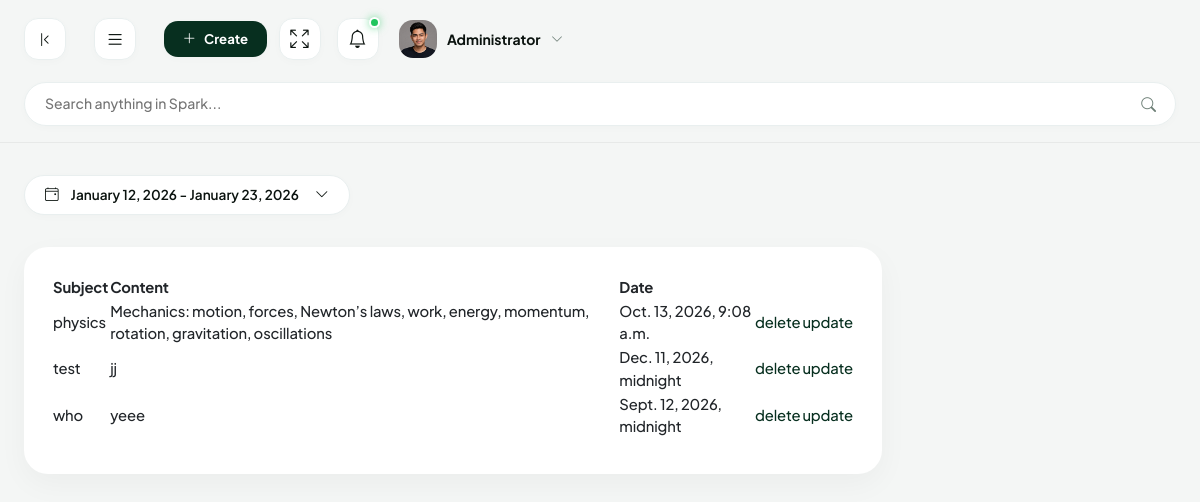
The app's page /content_view with its own data.
### todo_app/models.py (models this page shows)
class TodoModel(models.Model):
    subject = models.CharField(max_length=100)
    content = models.TextField()
    date = models.DateTimeField()

### todo_app/views.py (the view)
# urls.py: path('content_view',views.content_view,name='content_view'),
def content_view(request):
    data=TodoModel.objects.all()
    print(data)
    return render(request, 'content_view.html',{'data':data})

### templates/content_view.html (shortened to what this page needs)
<!DOCTYPE html>
{% load static %}
<html lang="en">
<head>
  <link rel="stylesheet" href=" {% static 'assetsdashboard/libs/bootstrap/css/bootstrap.min.css' %} ">
  <link rel="stylesheet" href=" {% static 'assetsdashboard/libs/bootstrap-icons/bootstrap-icons.css' %} ">
  <link rel="stylesheet" href=" {% static 'assetsdashboard/libs/apexcharts/apexcharts.css' %} ">
  <link rel="stylesheet" href=" {% static 'assetsdashboard/libs/flatpickr/flatpickr.min.css' %} ">
  <link rel="stylesheet" href=" {% static 'assetsdashboard/css/main.css' %} ">
</head>
<body>
  <div class="main-wrapper">
    <header class="navbar-custom">
      <div class="navbar-left">
        <button class="btn-desktop-toggle d-none d-xl-flex align-items-center justify-content-center me-3"
          id="desktop-sidebar-toggle" aria-label="Minimize Sidebar">
          <i class="bi bi-chevron-bar-left"></i>
        </button>
        <button class="sidebar-toggle-btn me-2" id="sidebar-toggle" aria-label="Toggle Navigation">
          <i class="bi bi-list"></i>
        </button>
        <div class="dropdown ms-2">
          <button class="btn-quick-action dropdown-toggle" type="button" data-bs-toggle="dropdown" aria-expanded="false"
            id="quick-actions-dropdown">
            <i class="bi bi-plus-lg"></i>
            <span>Create</span>
          </button>
        </div>
      </div>
      <div class="navbar-search-wrapper">
        <input type="text" class="navbar-search-input" placeholder="Search anything in Spark..." id="main-search">
        <button class="navbar-search-btn" aria-label="Search">
          <i class="bi bi-search"></i>
        </button>
      </div>
      <div class="navbar-actions">
        <button class="navbar-action-btn me-1" aria-label="Toggle Fullscreen" id="btn-fullscreen">
          <i class="bi bi-arrows-fullscreen"></i>
        </button>
        <div class="dropdown">
          <button class="navbar-action-btn dropdown-toggle" type="button" data-bs-toggle="dropdown"
            aria-expanded="false" id="btn-notifications" data-bs-auto-close="outside">
            <i class="bi bi-bell"></i>
            <span class="navbar-action-badge"></span>
          </button>
        </div>
        <div class="dropdown ms-2">
          <button class="navbar-profile-btn dropdown-toggle" type="button" data-bs-toggle="dropdown"
            aria-expanded="false" id="profile-dropdown">
            <img src=" {% static 'assetsdashboard/images/avatar.png' %} " alt="Profile Image" class="navbar-profile-img">
            <span class="navbar-profile-name d-none d-md-inline">Administrator</span>
            <i class="bi bi-chevron-down navbar-profile-caret"></i>
          </button>
        </div>
      </div>
    </header>
    <div class="page-header">
      <button class="btn-date-picker" type="button" id="date-picker-trigger">
        <i class="bi bi-calendar4-event"></i>
        <span id="selected-date-range">January 12, 2026 - January 23, 2026</span>
        <i class="bi bi-chevron-down ms-1"></i>
      </button>
    </div>
    <div class="row g-4">
      <div class="col-xl-9 col-lg-8">
          <div class="col-12">
            <div class="card mb-0">
              <div class="card-header mb-2">
<table>
 <tr>
     <th>Subject</th>
     <th>Content</th>
     <th>Date</th>
 </tr>
    {% for data in data %}
<tr>
    <td>{{data.subject}}</td>
    <td>{{data.content}}</td>
    <td>{{data.date}}</td>
    <td><a href="{% url 'delete_data' data.id %}">delete</a></td>
    <td><a href="{% url 'update_data' data.id %}">update</a></td>
</tr>
    {% endfor %}
</table>
              </div>
            </div>
          </div>
        </div>
      </div>
    </div>
</body>
</html>

### records on screen
TodoModel: subject "physics", content "Mechanics: motion, forces, Newton’s laws, work, energy, momentum, rotation, gravitation, oscillations", date "Oct. 13, 2026, 9:08 a.m."
TodoModel: subject "test", content "jj", date "Dec. 11, 2026, midnight"
TodoModel: subject "who", content "yeee", date "Sept. 12, 2026, midnight"
